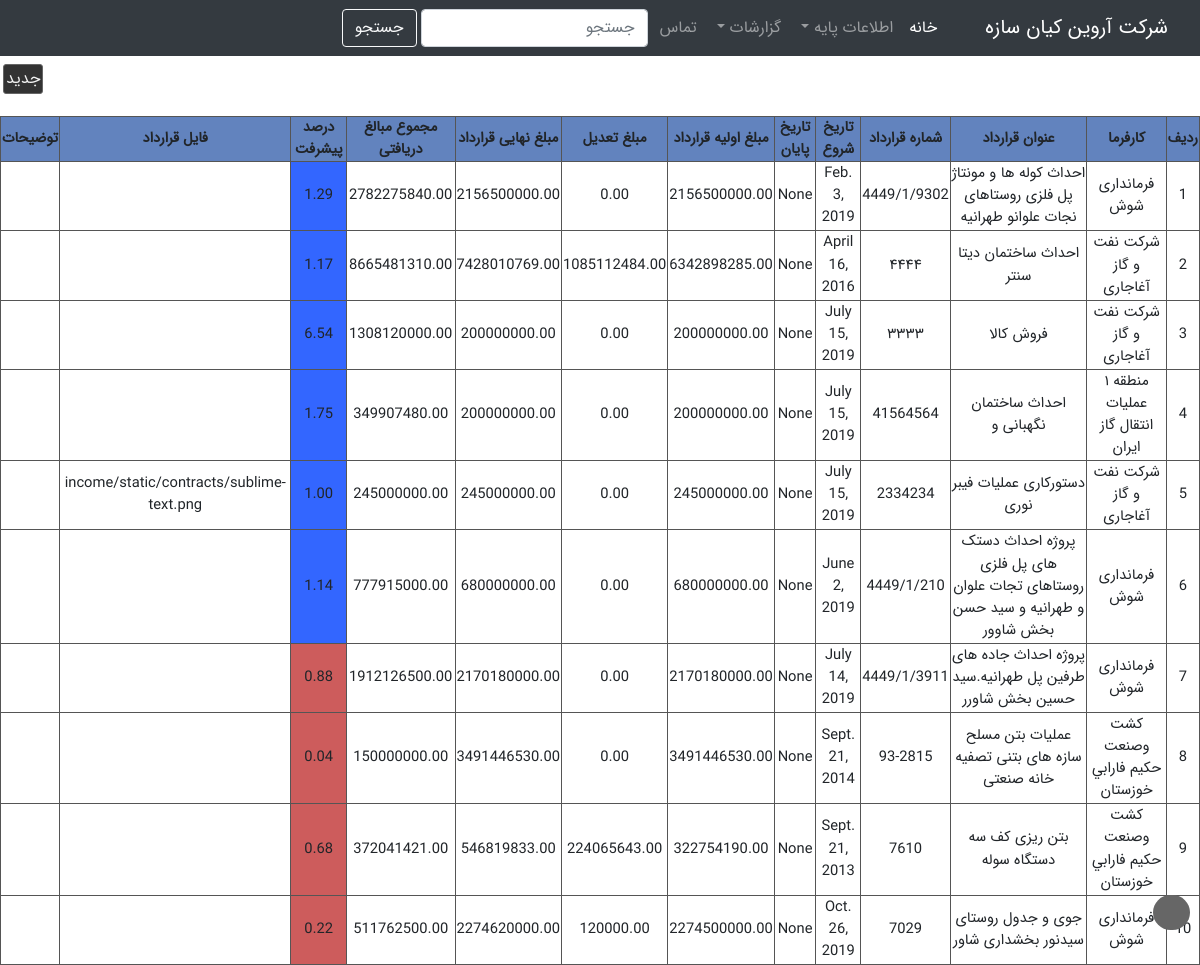
/baseinfo/contracts/, run on an earlier commit of the app's database.
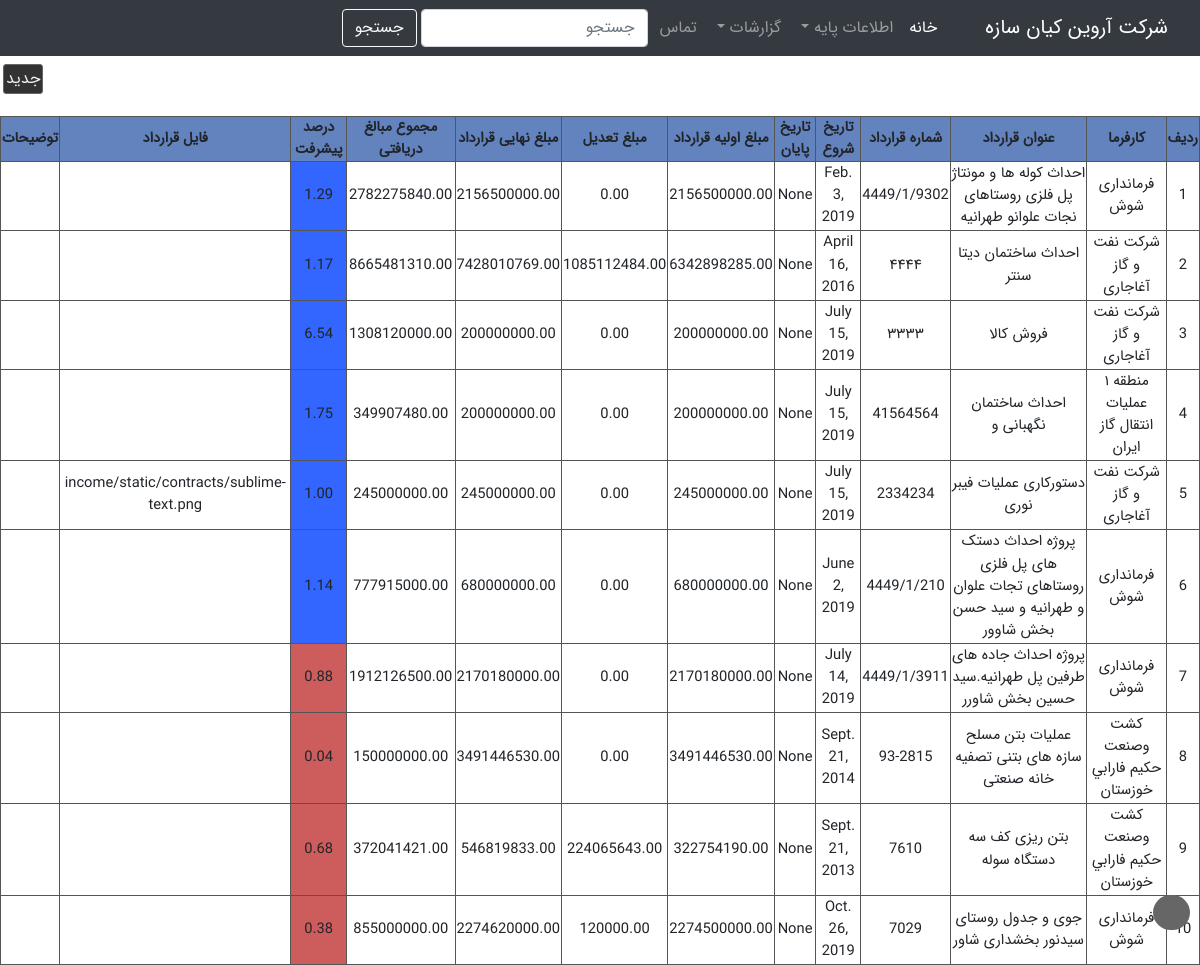
And on a later commit of the database.
### baseinfo/models.py (models this page shows, shortened)
class Contract(models.Model):
    employer    =   models.ForeignKey(Employer,verbose_name="کارفرما",on_delete=models.CASCADE)
    title       =   models.CharField('عنوان قرارداد',max_length=100)
    number      =   models.CharField('شماره قرارداد',max_length=50)
    date        =   models.DateField('تاریخ شروع',)
    end_date    =   models.DateField('تاریخ پایان',null=True,blank=True)
    gross_amount=   models.DecimalField('مبلغ اولیه قرارداد',max_digits=20,decimal_places=2,default=0)
    adjustment_amount=   models.DecimalField('مبلغ تعدیل',max_digits=20,decimal_places=2,default=0)
    final_amount=   models.DecimalField('مبلغ نهایی قرارداد',max_digits=20,decimal_places=2,default=0)
    total_payments=   models.DecimalField('مجموع مبالغ دریافتی',max_digits=20,decimal_places=2,default=0)
    progress    =   models.DecimalField('درصد پیشرفت',max_digits=10,decimal_places=2,default=0)
    scan_file   =   models.FileField('فایل قرارداد',blank=True,upload_to='income/static/contracts')
    description =   models.CharField('توضیحات',blank=True,max_length=100)

class Employer(models.Model):
    title           =   models.CharField('نام کارفرما',max_length=50)
    national_code   =   models.CharField('شناسه ملی',max_length=11)
    economic_id     =   models.CharField('شماره اقتصادی',max_length=11)
    phone_number    =   models.CharField("شماره تلفن",max_length=11)
    city_name       =   models.ForeignKey(City,verbose_name="شهر",null=True,on_delete=models.SET_NULL)
    address         =   models.TextField(verbose_name="آدرس")
    description     =   models.CharField('توضیحات',max_length=100,null=True,blank=True)
    def __str__(self):
        return self.title

### baseinfo/views.py (the view)
# urls.py: path("contracts/", get_contracts_list_view, name = "contract-list"),
def get_contracts_list_view(request,*args,**kwargs):
   contracts=Contract.objects.all()
   for contract in contracts:
       contract_amount=contract.gross_amount + contract.adjustment_amount
       incomes=Income.objects.filter(contract=contract)
       total_income=incomes.aggregate(Sum('gross_amount'))
       contract.total_payments=total_income['gross_amount__sum']
       contract.final_amount=contract_amount
       if contract.total_payments is not None:
        contract.progress='{0:.3g}'.format(total_income['gross_amount__sum']/contract_amount)
       else:
        contract.total_payments=0
        contract.progress=0
       contract.save()
   view=ViewGenerator(table=Contract,
                     opration_buttons={},select_checkbox=False,add_url='baseinfo:contract-create')
   return render(request,"baseinfo/contracts_list.html",view.get_context_template())

### income/templatetags/getattribute.py (called while the page is built)
def getattribute(value, arg):
    if hasattr(value, str(arg)):
        attr =getattr(value, arg)
        if type(attr)==bool:
            if attr==True:
                return 'بله'
            elif attr==False:
                return 'خیر'
        return attr
    elif hasattr(value, 'has_key') and value.has_key(arg):
        return value[arg]
    elif numeric_test.match(str(arg)) and len(value) > int(arg):
        return value[int(arg)]
    else:
        return settings.TEMPLATE_STRING_IF_INVALID

### views_generator.py (called while the page is built)
    def get_filed_names(self):
        filed_names=list()
        for f in self.table._meta.get_fields():
            if hasattr(f,'verbose_name') and f.name!='id':
                filed_names.append(f.name)
        return filed_names

    def get_field_labels(self):
        field_labels=list()
        field_labels.append('ردیف')
        for f in self.table._meta.get_fields():
            if hasattr(f,'verbose_name') and f.name!='id':
                field_labels.append(f.verbose_name)
        return field_labels

    def get_context_template(self,id=''):
        if self.entites is None:
            if id!="":
                objects=self.table.objects.all().filter(id=id).order_by(*(self.ordering))
            else:
                objects=self.table.objects.all().filter().order_by(*(self.ordering))
        else:
            objects=self.entites
        context={
        'objects':objects,
        'titles': self.get_field_labels(),
        'field_names':self.get_filed_names(),
        'add_url_name':self.add_url,
        'opration_buttons':self.opration_buttons,
        'select_checkbox':self.select_checkbox,
        }
        return context

### templates/baseinfo/contracts_list.html (shortened to what this page needs)
<!DOCTYPE html>
<html>
<head>
</head>
<body>
    {% include "share/navbar.html" %}
    {% load getattribute %}
    {% load l10n %}
    {% load jformat %}
    <a href="#page_top" id="jump-top" class="fa fa-angle-up fa-4x-up"></a>
    <a href="{% url add_url_name %}" class="button" target="blank">جدید</a>
    <div id='data-list'>
        <table>
            <tr>
                {% for title in titles %}
                <th>
                    {{title}}
                </th>
                {% endfor %}
            </tr>
            {% if objects %}
            {% for object in objects %}
            <tr>
                <td>{{forloop.counter}}</td>
                {% for field in field_names %}
                    {% if field == "year" %}
                        {% localize off %}
                            <td>{{ object|getattribute:field }}</td>
                        {% endlocalize %}
                        {% elif field == "date" %}
                        {% localize off %}
                            <td>{{ object|getattribute:field|jformat:"%Y/%m/%d" }}</td>
                        {% endlocalize %}
                        {% elif field == "progress" %}
                                {% if object.progress >= 1  %}
                                    <td style="background-color: #36f" >{{ object|getattribute:field }}</td>
                                {% else %}
                                     <td style="background-color: indianred">{{object.progress}}</td>
                                {% endif %}
                    {% else %}
                        <td>{{ object|getattribute:field }}</td>
                    {% endif %}
                {% endfor %}
            </tr>
            {% endfor %}
            {% endif %}
        </table>
    </div>
</body>
</html>

### templates/share/navbar.html (shortened to what this page needs)
{% load static %}
<html lang="fa">
<head>
  <link rel="stylesheet" href="https://maxcdn.bootstrapcdn.com/bootstrap/4.0.0-beta/css/bootstrap.min.css"
  <link rel="stylesheet" href="https://cdnjs.cloudflare.com/ajax/libs/font-awesome/4.7.0/css/font-awesome.min.css">
  <link type="text/css" rel="stylesheet" href="{% static 'css/base.css' %}">
</head>
<body>
  <nav class="navbar navbar-dark navbar-expand-md bg-dark navbar-fixed-top">
    <a class="navbar-brand " href="#">شرکت آروین کیان سازه</a>
  <div class="collapse navbar-collapse" id="navbarNavDropdown">
    <ul class="navbar-nav">
      <li class="nav-item active">
        <a class="nav-link" href="{% url 'home' %}">خانه<span class="sr-only">(current)</span></a>
      </li>
      <li class="nav-item dropdown">
        <a class="nav-link dropdown-toggle" href="#" id="navbarDropdownMenuLink" role="button" data-toggle="dropdown" aria-haspopup="true" aria-expanded="false">
        اطلاعات پایه
        </a>
      </li>
      <li class="nav-item dropdown">
        <a class="nav-link dropdown-toggle" href="#" id="navbarDropdownMenuLink" role="button" data-toggle="dropdown" aria-haspopup="true" aria-expanded="false">
          گزارشات
        </a>
      </li>
      <li class="nav-item">
        <a class="nav-link" href="#">تماس</a>
      </li>
    </ul>
    <form class="form-inline">
      <input class="form-control mr-md-2 mx-lg-1 ml-sm-0" type="search" placeholder="جستجو" aria-label="جستجو">
      <button class="btn btn-outline-light bg-dark my-5 my-sm-0" type="submit">جستجو</button>
    </form>
  </div>
  </nav>
</body>
</html>

### static_files/css/base.css (style rules this page uses)
* { direction: rtl; font-family: IRANSans; }
body { margin: 0; }
th { text-align: center; background-color: rgb(161, 159, 159); border: 1px solid black; }
td { text-align: center; border: 1px solid black; }
table { border-spacing: 0; }

### templates/baseinfo/contracts_list.html (style rules this page uses)
#data-list th { text-align: center; background-color: rgb(98, 131, 190); border: 1px solid #555; font-size: 90%; font-style: normal; padding-top: 0; }
#data-list td { text-align: center; border: 1px solid #555; font-size: 92%; }
#data-list table { border-spacing: 0px; width: 100%; }
#data-list { margin-top: 5%; width: 100%; overflow: auto; }
.button { border: 1px solid #666; text-decoration: none; float: left; margin-left: 3px; margin-top: 8px; padding: 2px; background-color: #333; color: #f3f3f3; border-radius: 3px; }
#jump-top { color: white; text-decoration: none; border-radius: 23px; background-color: #666; position: fixed; z-index: 999999; bottom: 35px; right: 10px; font-size: 2.5em; height: 35px; width: 37px; text-align: center; vertical-align: top; display: inline-block; line-height: 29px; cursor:pointer; }

What changed in the data, as far as the page shows it:
changed Contract "جوی و جدول روستای سیدنور بخشداری شاور": progress 0.22 → 0.38 (drawn)
Also different on the page:
new list line: "855000000.00"
new list line: "0.38"
list line gone: "511762500.00"
list line gone: "0.22"
